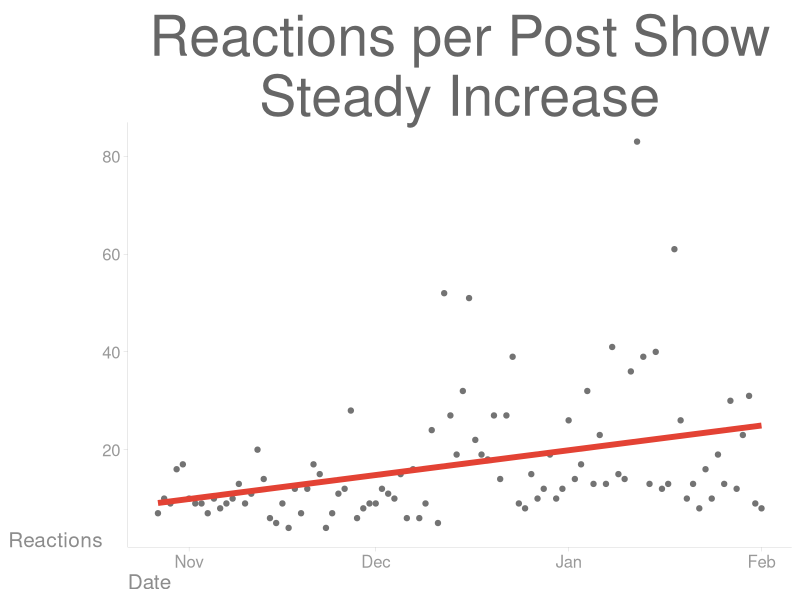
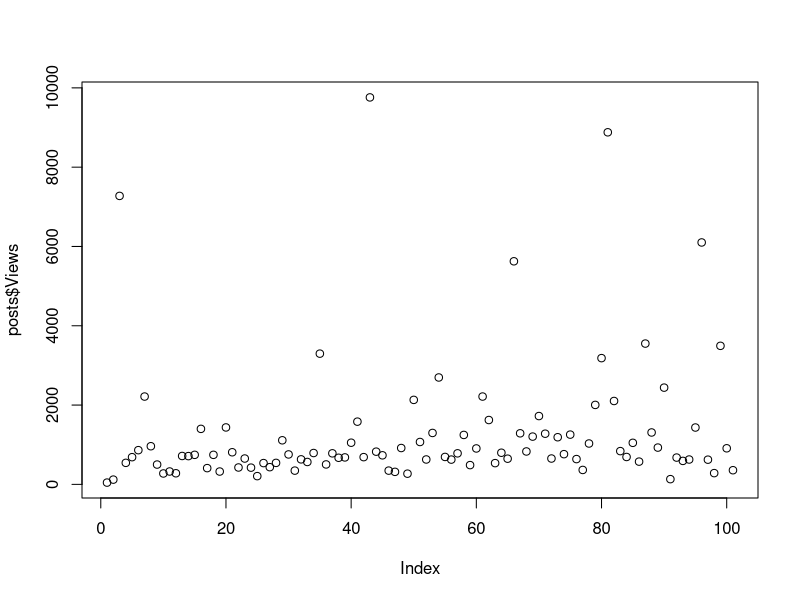

Reproduce these figures in R, in order.
# Code to analyze #LinkedInHarderMode results

library(tidyverse)

# Import ----
posts <- read.csv("LinkedInPostPerformancesDay98.csv", fileEncoding = "UTF-8-BOM")
profileviews <- read.csv("ProfileViews.csv", fileEncoding = "UTF-8-BOM")
connections <- read.csv("ConnectionCountbyDate.csv", fileEncoding = "UTF-8-BOM")

# Format ----
posts$Date <- as.Date(posts$Date)
profileviews$Weekof <- as.Date(profileviews$Weekof)
connections$Date <- as.Date(connections$Date)

posts$Engagement <- (posts$Reactions + posts$Comments)/posts$Views

# ggplot Theme ----
theme_generic <- function(base_size = 12,
                          base_family = "",
                          base_line_size = base_size / 170,
                          base_rect_size = base_size / 170){
  theme_minimal(base_size = base_size, 
                base_family = base_family,
                base_line_size = base_line_size) %+replace%
    theme(
      axis.title.y = element_text(angle = 0, 
                                  vjust = 0, 
                                  hjust = 0.5, 
                                  size = 15, 
                                  color = "grey55"),
      axis.title.x = element_text(hjust = 0, 
                                  size = 15, 
                                  color = "grey55"),
      axis.text = element_text(size = 12, 
                               color = "grey60"),
      axis.line = element_line(color = "grey60"),
      axis.ticks = element_line(color = "grey60"),
      plot.title = element_text(hjust = 0.5, 
                                size = 40, 
                                color = "grey40"), 
      panel.grid = element_blank(),
      plot.subtitle = element_text(hjust = 0.5, 
                                   size = 20, 
                                   color = "grey55"),
      
      complete = TRUE
    )
}

# Plan --------------------------------------------------------------------

# Trend
#   Duds
#   Top-Performers
#   Videos
#   Engagement

# Find
#   Which days performed best
#   Number of categories
#   Best three categories

# Show
  # Performance over thirty days
  # Profile view history

# Sort Data ---------------------------------------------------------------

duds <- posts %>% filter(Views < as.integer(quantile(posts$Views, .33))) %>% 
  filter(Date >= "2022-01-03") %>% 
  filter(Date <= "2022-02-01") %>% 
  filter(Type != "Video") %>% 
  select(-Votes)

topperformers <- posts %>% filter(Views > as.integer(quantile(posts$Views, .66))) %>% 
  filter(Date >= "2022-01-03") %>% 
  filter(Date <= "2022-02-01") %>% 
  filter(Type != "Video") %>% 
  select(-Votes)

greater1000 <- posts %>% filter(Views > 1000) %>% 
  filter(Date >= "2022-01-03") %>% 
  filter(Date <= "2022-02-01") %>% 
  filter(Type != "Video") %>% 
  select(-Votes)

top3 <- posts %>% filter(Views > 3500) %>% 
  filter(Date >= "2022-01-03") %>% 
  filter(Date <= "2022-02-01") %>% 
  filter(Type != "Video") %>% 
  select(-Votes)

video <- posts %>%  
  filter(Date >= "2022-01-03") %>% 
  filter(Date <= "2022-02-01") %>% 
  filter(Type == "Video") %>% 
  select(-Votes)

# Weekday comparisons ----

three <- posts %>% filter(WeekdayNumber == 3) %>% 
  filter(Date >= "2022-01-03") %>% 
  filter(Date <= "2022-02-01") %>% 
  filter(Type != "Video") %>% 
  select(-Votes)

four <- posts %>% filter(WeekdayNumber == 4) %>% 
  filter(Date >= "2022-01-03") %>% 
  filter(Date <= "2022-02-01") %>% 
  filter(Type != "Video") %>% 
  select(-Votes)

five <- posts %>% filter(WeekdayNumber == 5) %>% 
  filter(Date >= "2022-01-03") %>% 
  filter(Date <= "2022-02-01") %>% 
  filter(Type != "Video") %>% 
  select(-Votes)

three <- posts %>% filter(WeekdayNumber == 5) %>% 
  filter(Date >= "2022-01-03") %>% 
  filter(Date <= "2022-02-01") %>% 
  filter(Type != "Video") %>% 
  select(-Votes)

Sunday <- posts %>% filter(WeekdayNumber == 1) %>% 
  filter(Day > 0) %>% 
  filter(Day <= 100) %>% 
  filter(Type != "Video") %>% 
  filter(Type != "Poll") %>% 
  select(-Votes)

Monday <- posts %>% filter(WeekdayNumber == 2) %>% 
  filter(Day > 0) %>% 
  filter(Day <= 100) %>% 
  filter(Type != "Video") %>% 
  select(-Votes)

Tuesday <- posts %>% filter(WeekdayNumber == 3) %>% 
  filter(Day > 0) %>% 
  filter(Day <= 100) %>% 
  filter(Type != "Video") %>% 
  filter(Type != "Poll") %>% 
  select(-Votes)

Wednesday <- posts %>% filter(WeekdayNumber == 4) %>% 
  filter(Day > 0) %>% 
  filter(Day <= 100) %>% 
  filter(Type != "Video") %>% 
  select(-Votes)

Thursday <- posts %>% filter(WeekdayNumber == 5) %>% 
  filter(Day > 0) %>% 
  filter(Day <= 100) %>% 
  filter(Type != "Video") %>% 
  select(-Votes)

Friday <- posts %>% filter(WeekdayNumber == 6) %>% 
  filter(Day > 0) %>% 
  filter(Day <= 100) %>% 
  filter(Type != "Video") %>% 
  select(-Votes)

Saturday <- posts %>% filter(WeekdayNumber == 7) %>% 
  filter(Day > 0) %>% 
  filter(Day <= 100) %>% 
  filter(Type != "Video") %>% 
  select(-Votes)


# Categories --------------------------------------------------------------

catcount <- unique(posts$Category)
typecount <- unique(posts$Type)


# Visuals -----------------------------------------------------------------

posts %>% filter(Day > 0) %>% 
  ggplot(aes(x = Date, y = Reactions)) +
  geom_point(color = "grey45") +
  geom_smooth(method='lm', se=FALSE, color = "#E34234", size = 2) +
  theme_generic() +
  ggtitle("Reactions per Post Show\nSteady Increase")


plot(posts$Views)
